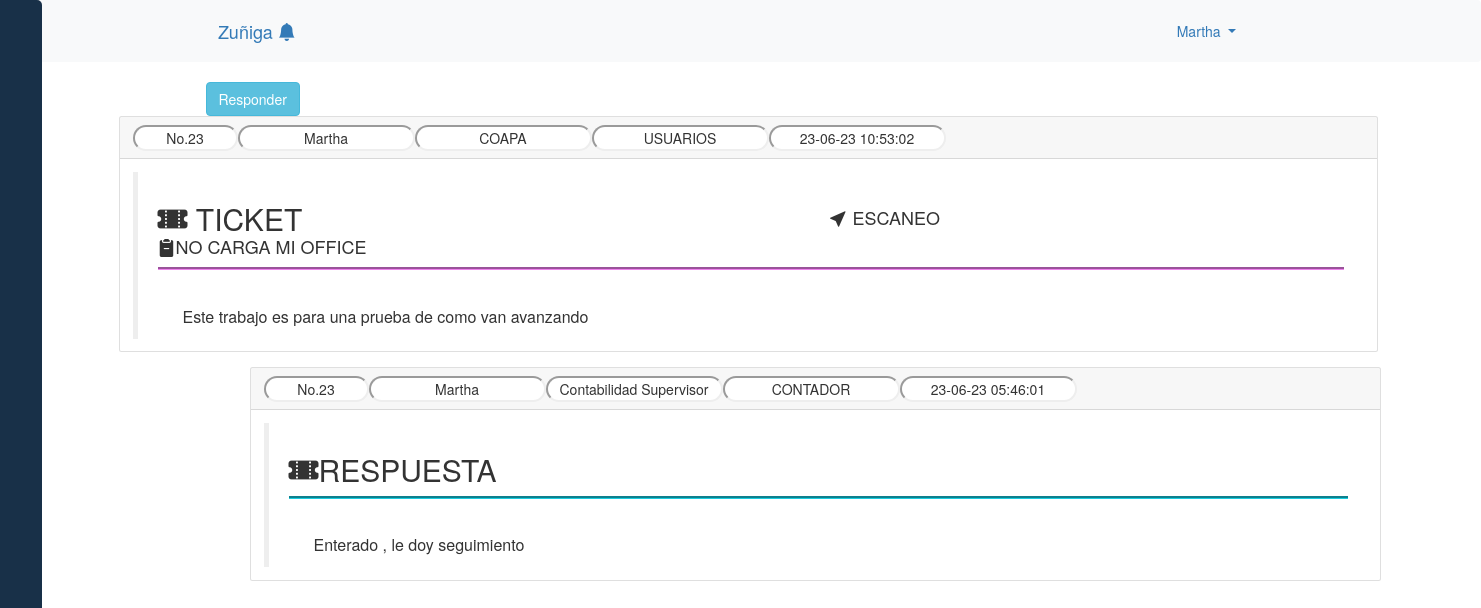
Screenshot of /reportes/admin/comentarios.php?id=23 (signed in) with the database file from the repository.
### tables this page shows
CREATE TABLE `tickets` (
  `id_ticket` int(11) NOT NULL,
  `nombreR` varchar(200) NOT NULL,
  `titulo` varchar(200) NOT NULL,
  `descripcion` longblob NOT NULL,
  `tema` varchar(200) NOT NULL,
  `fecha_crea` timestamp NOT NULL DEFAULT current_timestamp() ON UPDATE current_timestamp(),
  `status` varchar(200) NOT NULL,
  `departamento` varchar(200) NOT NULL,
  `type_user` varchar(200) NOT NULL,
  `leido` varchar(200) NOT NULL,
  `fecha_mod` timestamp NOT NULL DEFAULT current_timestamp(),
  `perfil` varchar(200) NOT NULL
);

CREATE TABLE `comentarios` (
  `id` int(11) NOT NULL,
  `user_id` varchar(200) NOT NULL,
  `user_type` varchar(200) NOT NULL,
  `ticket_id` varchar(200) NOT NULL,
  `id_perfil` varchar(200) NOT NULL,
  `comentario` longblob NOT NULL,
  `fecha_crea` datetime NOT NULL
);

### reportes/admin/comentarios.php (the view, shortened to what this page needs)
<?php Include("head_newticket.php");
 ?>
<?php if (@$_GET["i"]=='ok') { ?>
<center>
<h3> La informacion se genero correctamente , gracias!
  <br><br>  <div class="Reportes">
       <a href="./comentarios.php?id=<?php echo $rowSql['id_ticket']; ?>" class="btn btn-success" style="
       margin-left: 8px;
           padding-left: 272px;
           padding-right: 255px;
       "><span class="glyphicon glyphicon-export"></span>Ir a mi ticket</a>
    </div><br><br><br>
    </h3>
</center>
<?php
} else{
?>
<?php
$servidor= "localhost";
$usuario= "root";
$password = "";
$nombreBD= "control_ticket";
$conexion = new mysqli($servidor, $usuario, $password, $nombreBD);
$conexion->set_charset('utf8');
$id = $_REQUEST['id'];
  $query = "SELECT * FROM tickets   WHERE id_ticket ='$id'  ";
  $resultado = $conexion->query($query);
  $row = $resultado->fetch_assoc();
 ?>
 <?php include("./comentarios/modificar_comentarios.php") ?>
<div class="card" style="
width: 85%;
margin-left: 119px!important;
  /*  -webkit-box-shadow: -4px 4px 19px #000 !important;*/
  ">
  <div class="card-header" style="
   /*  background:linear-gradient(40deg,#ffd86f,#fc6262) !important;*/
  /*background: linear-gradient(40deg,#45cafc,#303f9f) !important;*/" >
    <input type="text"  readonly id="c_ticket"   value="No.<?php echo $row['id_ticket']; ?>">
    <input type="text" readonly id="c_nombre"   value="<?php echo $row['nombreR']; ?>">
    <input type="text" readonly id="c_nombre"   value="<?php echo $row['departamento']; ?>">
    <input type="text" readonly id="c_nombre"   value="<?php echo $row['perfil']; ?>">
   <?php
     $newDate = date("y-m-d h:i:s", strtotime($row["fecha_crea"])); ?>
    <input type="text" readonly id="c_nombre"   value="<?php echo $newDate; ?>">
  </div>
  <div class="card-body">
    <blockquote class="blockquote mb-0">
        <div class="datos_reporte">
          <h2 id="title"><i class="bi bi-ticket-perforated-fill"></i> TICKET</h2>
          <h4 id="tema" style="margin-left: 672px!important; margin-top: -37px !important;">
            <i class="bi bi-cursor-fill"></i> <?php echo $row['tema']; ?> </h4>
          <h4 id="asunto"><i class="bi bi-clipboard2-minus-fill"></i><?php echo $row['titulo']; ?></h4>
        </div><br><br>
        <div class="texto_comentario">
        <?php echo html_entity_decode($row["descripcion"]);?>
        </div>
  </blockquote>
  </div>
</div>
 <?php include("./comentarios/trae_comentario.php"); ?>
 <?php } ?>

### reportes/admin/comentarios/trae_comentario.php (shortened to what this page needs)
<?php
              $servidor= "localhost";
              $usuario= "root";
              $password = "";
              $nombreBD= "control_ticket";
              $conexion = new mysqli($servidor, $usuario, $password, $nombreBD);
              $conexion->set_charset('utf8');
              $id = $_REQUEST['id'];
                $query = "SELECT * FROM comentarios   WHERE ticket_id = '$id'  ";
                $resultado = $conexion->query($query);
               ?>
          <?php While($rowsl = $resultado->fetch_array()) {   ?>
            <div class="coments" style="margin-left: 150px!important;">
            <div class="card" style="
            width: 85%;
            margin-left: 100px!important;
            margin-top: 15px!important;
            margin-bottom: 15px!important;
              /*  -webkit-box-shadow: -4px 4px 19px #000 !important;*/">
              <div class="card-header" style="
              /*background:linear-gradient(40deg,#ffd86f,#fc6262) !important;*/
              /*background: linear-gradient(40deg,#45cafc,#303f9f) !important;*/" >
        <input type="text" readonly   id="c_ticket"   value="No.<?php echo $rowsl['ticket_id'];?>">
        <input type="text"  readonly id="c_nombre"   value="<?php echo $rowsl['user_id'] ?>">
        <input type="text" readonly id="c_nombre"   value="<?php echo $rowsl['user_type']; ?>">
        <input type="text" readonly id="c_nombre"   value="<?php echo $rowsl['id_perfil'];?>">
        <?php
         $newDate = date("y-m-d h:i:s", strtotime($rowsl["fecha_crea"])); ?>
        <input type="text" readonly id="c_nombre"   value="<?php echo $newDate; ?>">
        </div>
        <div class="card-body">
        <blockquote class="blockquote mb-0">
          <div class="datos_reporte2"
          <?php if ($rowsl['id_perfil']== 'Administrador') {
            echo " style='border-bottom: groove !important; border-color: #ef5d5d!important; '";
          }else {
            echo " style='border-bottom: groove !important; border-color: #18cde1  !important; '";
          } ?>   >
            <h2 id="title"><i class="bi bi-ticket-perforated-fill"></i>RESPUESTA</h2>
          </div><br><br>
            <div class="texto_comentario">
            <?php echo html_entity_decode($rowsl["comentario"]);?>
            </div>
        </blockquote>
        </div>
        </div>
      </div>    <?php } ?>

### reportes/admin/css/style_dashboard.css (style rules this page uses)
body { font-family: "Lato", sans-serif; }
.card { margin-left: 177px!important; }

### reportes/admin/css/comentarios.css (style rules this page uses)
input#c_ticket { border-radius: 22px!important; max-width: 105px; text-align: center; border-color: currentColor; display: inline-flex; }
input#c_nombre { border-radius: 22px!important; margin-block: auto; text-align: center; border-color: currentColor; display: inline-flex; }
.card-header { display: inline-flex; }
.datos_reporte { border-bottom: groove !important; border-color: violet !important; }
.datos_reporte2 { border-bottom: groove !important; border-color: #18cde1 !important; }
.texto_comentario { width: 1157px; margin-left: 25px; font-size: 16px; }

### rows the page displays
tickets: id_ticket "No.23", nombreR "Martha", departamento "COAPA", perfil "USUARIOS", fecha_crea "23-06-23 10:53:02", tema "ESCANEO", titulo "NO CARGA MI OFFICE", descripcion "Este trabajo es para una prueba de como van avanzando"
comentarios: ticket "No.23", user "Martha", user_type "Contabilidad Supervisor", id_perfil "CONTADOR", fecha_crea "23-06-23 05:46:01", comentario "Enterado , le doy seguimiento"

### other values shown
$_SESSION['usr_name'] "Martha"
